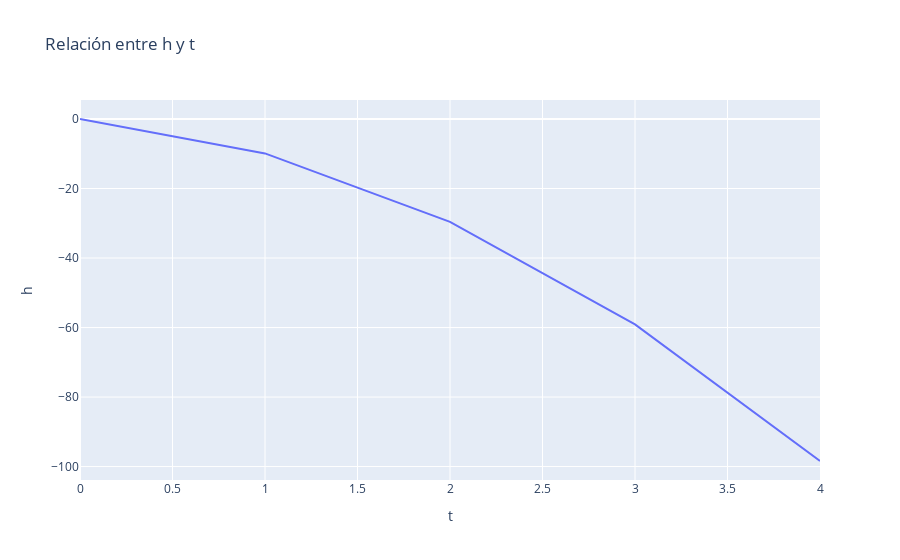

The cell this chart's notebook holds for it:
### Code cell
import numpy as np 
import pandas as pd 
import plotly.express as px
# datos

#trazo de diagrama de dispersión o scatter
fig = px.line(tabla,x = tabla.keys()[0], \
                 y = tabla.keys()[2],\
                      title='Relación entre h y t')

fig.show()

#fig.write_html('relacion_entre_x_e_y.html', auto_open=True)

### Figure 1 — Plotly figure (JSON) as saved in the notebook; plotly's stock layout.template omitted (floating-point values rounded to 4 significant figures)
{"data": [{"hovertemplate": "t=%{x}<br>h=%{y}<extra></extra>", "legendgroup": "", "line": {"color": "#636efa", "dash": "solid"}, "marker": {"symbol": "circle"}, "mode": "lines", "name": "", "orientation": "v", "showlegend": false, "type": "scatter", "x": [0, 1, 2, 3, 4], "xaxis": "x", "y": [0, -9.9, -29.6, -59.1, -98.4], "yaxis": "y"}], "layout": {"legend": {"tracegroupgap": 0}, "title": {"text": "Relación entre h y t"}, "xaxis": {"anchor": "y", "domain": [0, 1], "title": {"text": "t"}}, "yaxis": {"anchor": "x", "domain": [0, 1], "title": {"text": "h"}}}}
